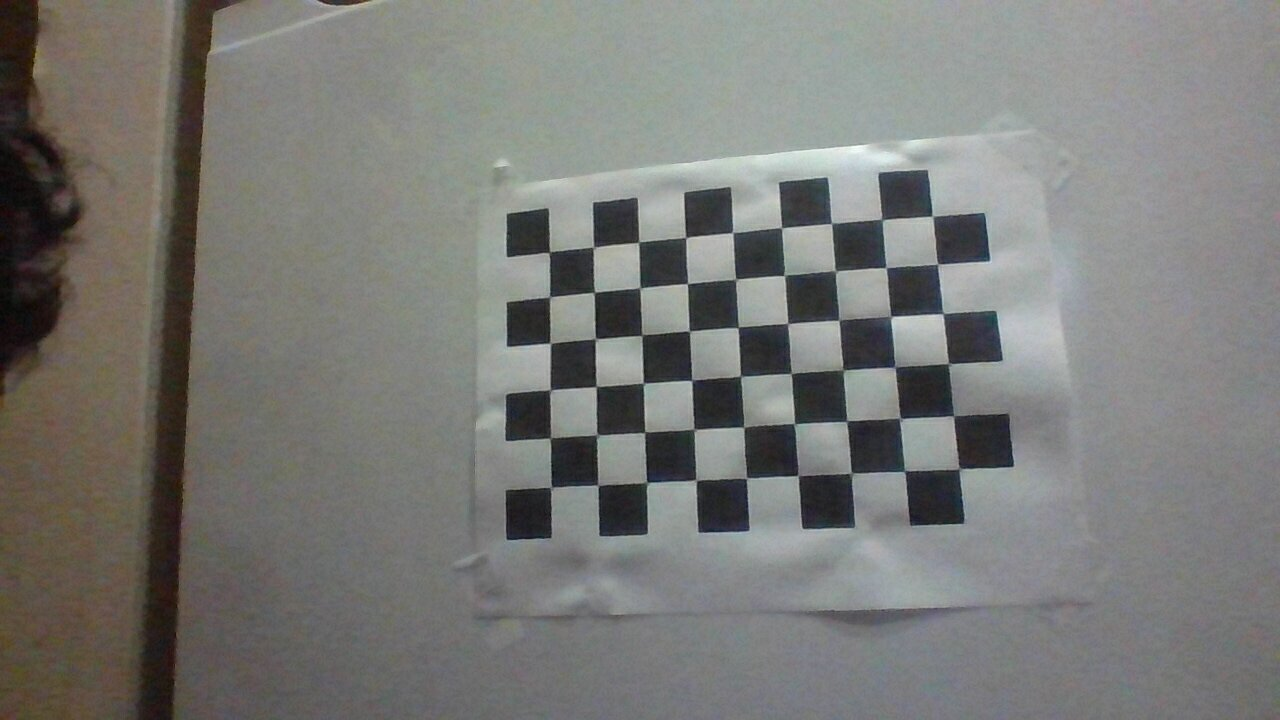
#> input picture ros/docker/lanefollowing/camera_cal/2024-03-05-233115.jpg, 1280 x 720 px; its folder holds 4 pictures in this run
$ python calibrateCam.py   (older library calls are emulated)
#> lines starting #> are read from the running program, lines starting #| are printed output that depends on the picture; after the words box and inside, x2 and y2 are one past the last pixel; in counts of white or black regions, pixels touching at a corner belong together
import os
import glob

import cv2
import numpy as np
import matplotlib.pyplot as plt

from moviepy.editor import VideoFileClip

NX = 9
NY = 6
CHESSBOARD_DIR = './camera_cal/*.jpg'


GRADIENT_THRESH = (20, 100)
S_CHANNEL_THRESH = (80, 255)
L_CHANNEL_THRESH = (80, 255)
B_CHANNEL_THRESH = (150, 200)
L2_CHANNEL_THRESH = (225, 255)

N_WINDOWS = 10
MARGIN = 100
RECENTER_MINPIX = 50

# Define conversions in x and y from pixels space to meters
YM_PER_PIX = 30 / 720 # meters per pixel in y dimension
XM_PER_PIX = 3.7 / 700 # meters per pixel in x dimension

global_vars = {
    'left_fit': None,
    'right_fit': None,
    'left_fitx': None,
    'right_fitx': None,
    'co': 0
}
CO_THRES = 5
PIXEL_THRES = 600


# grab chess baord corners
def chessboard_get_corners(imgs, nx, ny):
    """Return image and object points from set of chessboard images."""
    if not isinstance(imgs, list):
        raise ValueError("imgs parameters needs to be a list.")
    # Initialize 3D object points
    objp = np.zeros((nx*ny,3), np.float32)
    objp[:,:2] = np.mgrid[0:nx, 0:ny].T.reshape(-1, 2)
    imgps = []
    objps = []
    for img in imgs:
        # Convert image to grayscale
        gray = cv2.cvtColor(img, cv2.COLOR_BGR2GRAY)
        # Detect chessboard corners
        found, corners = cv2.findChessboardCorners(gray, (nx,ny), None)
        if not found:
            continue
        imgps.append(corners)
        objps.append(objp)
    return imgps, objps

# based on chessboard corners calibrate the camera
def chessboard_cam_calib(imgps, objps, img_size):
    """Returns camera calibration matrix and distortion coefficients"""
    ret, mtx, dist, rvecs, tvecs = cv2.calibrateCamera(objps, imgps, img_size, None, None)
    return mtx, dist

def seperate_hls(rgb_img):
    hls = cv2.cvtColor(rgb_img, cv2.COLOR_RGB2HLS)
    h = hls[:,:,0]
    l = hls[:,:,1]
    s = hls[:,:,2]
    return h, l, s

def seperate_lab(rgb_img):
    lab = cv2.cvtColor(rgb_img, cv2.COLOR_RGB2Lab)
    l = lab[:,:,0]
    a = lab[:,:,1]
    b = lab[:,:,2]
    return l, a, b

def seperate_luv(rgb_img):
    luv = cv2.cvtColor(rgb_img, cv2.COLOR_BGR2Luv)
    l = luv[:,:,0]
    u = luv[:,:,1]
    v = luv[:,:,2]
    return l, u, v

def binary_threshold_lab_luv(rgb_img, bthresh, lthresh):
    l, a, b = seperate_lab(rgb_img)
    l2, u, v = seperate_luv(rgb_img)
    binary = np.zeros_like(l)
    binary[
        ((b > bthresh[0]) & (b <= bthresh[1])) |
        ((l2 > lthresh[0]) & (l2 <= lthresh[1]))
    ] = 1
    return binary

# [8 lines left out: function binary_threshold_hls, not called in this run]

def gradient_threshold(channel, thresh):
    # Take the derivative in x
    sobelx = cv2.Sobel(channel, cv2.CV_64F, 1, 0)
    # Absolute x derivative to accentuate lines away from horizontal
    abs_sobelx = np.absolute(sobelx)
    scaled_sobel = np.uint8(255*abs_sobelx/np.max(abs_sobelx))
    # Threshold gradient channel
    sxbinary = np.zeros_like(scaled_sobel)
    sxbinary[(scaled_sobel >= thresh[0]) & (scaled_sobel <= thresh[1])] = 1
    return sxbinary

def histo_peak(histo):
    """Find left and right peaks of histogram"""
    midpoint = np.int32(histo.shape[0]/2)
    leftx_base = np.argmax(histo[:midpoint])
    rightx_base = np.argmax(histo[midpoint:]) + midpoint
    return leftx_base, rightx_base

def get_lane_indices_sliding_windows(binary_warped, leftx_base, rightx_base, n_windows, margin, recenter_minpix):
    """Get lane line pixel indices by using sliding window technique"""
    # Create an output image to draw on and  visualize the result
    out_img = np.dstack((binary_warped, binary_warped, binary_warped))*255
    out_img = out_img.copy()
    # Set height of windows
    window_height = np.int32(binary_warped.shape[0]/n_windows)

    # Identify the x and y positions of all nonzero pixels in the image
    nonzero = binary_warped.nonzero()
    nonzeroy = np.array(nonzero[0])
    nonzerox = np.array(nonzero[1])

    # Create empty lists to receive left and right lane pixel indices
    left_lane_inds = []
    right_lane_inds = []
    # Current positions to be updated for each window
    leftx_current = leftx_base
    rightx_current = rightx_base

    for window in range(n_windows):
        # Identify window boundaries in x and y (and right and left)
        win_y_low = binary_warped.shape[0] - (window + 1) * window_height
        win_y_high = binary_warped.shape[0] - window * window_height
        win_xleft_low = leftx_current - margin
        win_xleft_high = leftx_current + margin
        win_xright_low = rightx_current - margin
        win_xright_high = rightx_current + margin
        cv2.rectangle(out_img,(win_xleft_low,win_y_low),(win_xleft_high,win_y_high), (0,255,0), 2)
        cv2.rectangle(out_img,(win_xright_low,win_y_low),(win_xright_high,win_y_high), (0,255,0), 2)
        # Identify the nonzero pixels in x and y within the window
        good_left_inds = ((nonzeroy >= win_y_low) & (nonzeroy < win_y_high) &
                          (nonzerox >= win_xleft_low) &  (nonzerox < win_xleft_high)).nonzero()[0]
        good_right_inds = ((nonzeroy >= win_y_low) & (nonzeroy < win_y_high) &
                           (nonzerox >= win_xright_low) &  (nonzerox < win_xright_high)).nonzero()[0]
        # Append these indices to the lists
        left_lane_inds.append(good_left_inds)
        right_lane_inds.append(good_right_inds)
        # If you found > minpix pixels, recenter next window on their mean position
        if len(good_left_inds) > recenter_minpix:
            leftx_current = np.int32(np.mean(nonzerox[good_left_inds]))
        if len(good_right_inds) > recenter_minpix:
            rightx_current = np.int32(np.mean(nonzerox[good_right_inds]))

    # Concatenate the arrays of indices
    left_lane_inds = np.concatenate(left_lane_inds)
    right_lane_inds = np.concatenate(right_lane_inds)
    return left_lane_inds, right_lane_inds, nonzerox, nonzeroy, out_img

def get_lane_indices_from_prev_window(binary_warped, left_fit, right_fit, margin):
    """Detect lane line by searching around detection of previous sliding window detection"""
    nonzero = binary_warped.nonzero()
    nonzeroy = np.array(nonzero[0])
    nonzerox = np.array(nonzero[1])

    left_lane_inds = ((nonzerox > (left_fit[0]*(nonzeroy**2) + left_fit[1]*nonzeroy +
    left_fit[2] - margin)) & (nonzerox < (left_fit[0]*(nonzeroy**2) +
    left_fit[1]*nonzeroy + left_fit[2] + margin)))
    right_lane_inds = ((nonzerox > (right_fit[0]*(nonzeroy**2) + right_fit[1]*nonzeroy +
    right_fit[2] - margin)) & (nonzerox < (right_fit[0]*(nonzeroy**2) +
    right_fit[1]*nonzeroy + right_fit[2] + margin)))

    # Again, extract left and right line pixel positions
    leftx = nonzerox[left_lane_inds]
    lefty = nonzeroy[left_lane_inds]
    rightx = nonzerox[right_lane_inds]
    righty = nonzeroy[right_lane_inds]

    # Fit a second order polynomial to each
    left_fit = np.polyfit(lefty, leftx, 2)
    right_fit = np.polyfit(righty, rightx, 2)

    # Generate x and y values for plotting
    ploty = np.linspace(0, binary_warped.shape[0]-1, binary_warped.shape[0] )
    left_fitx = left_fit[0]*ploty**2 + left_fit[1]*ploty + left_fit[2]
    right_fitx = right_fit[0]*ploty**2 + right_fit[1]*ploty + right_fit[2]
    return left_lane_inds, right_lane_inds, ploty, left_fitx, right_fitx

def project_lane_line(original_image, binary_warped, ploty, left_fitx, right_fitx, m_inv):
    # Create an image to draw the lines on
    warp_zero = np.zeros_like(binary_warped).astype(np.uint8)
    color_warp = np.dstack((warp_zero, warp_zero, warp_zero))

    # Recast the x and y points into usable format for cv2.fillPoly()
    pts_left = np.array([np.transpose(np.vstack([left_fitx, ploty]))])
    pts_right = np.array([np.flipud(np.transpose(np.vstack([right_fitx, ploty])))])
    pts = np.hstack((pts_left, pts_right))

    # Draw the lane onto the warped blank image
    cv2.fillPoly(color_warp, np.int_([pts]), (0,255, 0))

    # Warp the blank back to original image space using inverse perspective matrix (Minv)
    newwarp = cv2.warpPerspective(color_warp, m_inv, (original_image.shape[1], original_image.shape[0]))

    # Combine the result with the original image
    result = cv2.addWeighted(original_image, 1, newwarp, 0.3, 0)
    return result

def calc_curvature(ploty, leftx, rightx, lefty, righty, unit="m"):
    """returns curvature in meters."""
    # Define y-value where we want radius of curvature
    # I'll choose the maximum y-value, corresponding to the bottom of the image
    y_eval = np.max(ploty)
    # Fit new polynomials to x,y in world space
    left_fit_cr = np.polyfit(lefty*YM_PER_PIX, leftx*XM_PER_PIX, 2)
    right_fit_cr = np.polyfit(righty*YM_PER_PIX, rightx*XM_PER_PIX, 2)
    # Calculate the new radii of curvature
    left_curvem = ((1 + (2*left_fit_cr[0]*y_eval*YM_PER_PIX + left_fit_cr[1])**2)**1.5) / np.absolute(2*left_fit_cr[0])
    right_curvem = ((1 + (2*right_fit_cr[0]*y_eval*YM_PER_PIX + right_fit_cr[1])**2)**1.5) / np.absolute(2*right_fit_cr[0])
    return left_curvem, right_curvem

def calc_car_pos(img, left_fit, right_fit):
    # Assuming camera is centered in the image, return position of car in cms.
    car_loc = img.shape[1] / 2

    # Find lane line bottom x-corrdinate
    height = img.shape[0]
    bottom_left = left_fit[0]*height**2 + left_fit[1]*height + left_fit[2]
    bottom_right = right_fit[0]*height**2 + right_fit[1]*height + right_fit[2]

    center_lane = (bottom_right - bottom_left)/2 + bottom_left
    center_offset = ( np.abs(car_loc) - np.abs(center_lane)) * XM_PER_PIX * 100
    return center_offset

MTX = None
DIST = None
M_INV = None
IMG_SIZE = None
M = None


# [38 lines left out: function run_pipeline, not called in this run]


def main():
    # Retrieve path to all chessboard images
    img_locs = glob.glob(CHESSBOARD_DIR)

    # Read all images into a list
    imgs = []
    for img_loc in img_locs:
        img = cv2.imread(img_loc)
#> img is the input picture: shape (720, 1280, 3); mean B, G, R 118.4, 121.6, 121.3
        imgs.append(img)

    # Get size of images using one image as a sample, with width as first element
    img_size = imgs[0].shape[::-1][1:]
#> img_size = (1280, 720)

    # Calibrate camera and retrieve calibration matrix and distortion coeddicients
    imgps, objps = chessboard_get_corners(imgs, NX, NY)
    MTX, DIST = chessboard_cam_calib(imgps, objps, img_size)
    # print(MTX)
    # Set up figure for plotting
    f, axarr = plt.subplots(len(imgs), 3)
    f.set_size_inches(15, 30)

    # Loop through images, undistory them, and draw corners on undistorted versions.
    for i, img in enumerate(imgs):
        # Set column headings on figure
        if i == 0:
            axarr[i, 0].set_title("Original Image")
            axarr[i, 1].set_title("Undistorted Image")
            axarr[i, 2].set_title("Corners Drawn")

        # Generate new undistorted image
        undist = cv2.undistort(img, MTX, DIST, None, MTX)
        # Generate new image with corner points drawn
        undist_copy = undist.copy()
        undist_grey = cv2.cvtColor(undist_copy, cv2.COLOR_BGR2GRAY)
        found, corners = cv2.findChessboardCorners(undist_grey, (NX, NY), None)
        if found:
            drawn = cv2.drawChessboardCorners(undist_copy, (NX, NY), corners, found)
        else:
            drawn = img

        # Plot images on figure
        axarr[i, 0].imshow(img)
        axarr[i, 0].axis('off')
        axarr[i, 1].imshow(undist)
        axarr[i, 1].axis('off')
        axarr[i, 2].imshow(drawn)
        axarr[i, 2].axis('off')
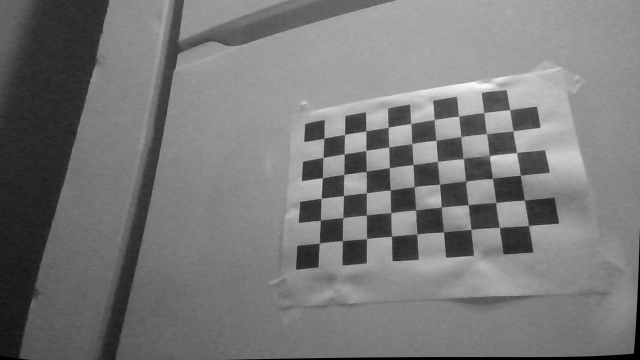
#> undist_grey: shape (720, 1280) (shown at 1/2 size); min 0, max 254, mean 120.4

    # if not "MTX" in globals():
    #     raise ValueError("Please run Main section above to generate required camera calibration coefficients.")

    TEST_IMG = "./test_images/curve_lines1.jpg"
    lane_test_img = cv2.imread(TEST_IMG)
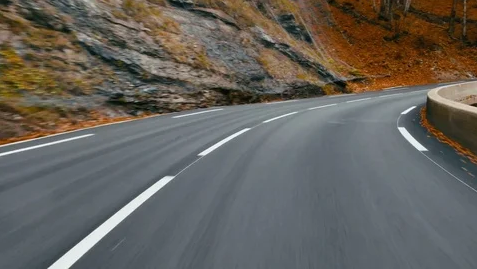
#> input picture ros/docker/lanefollowing/test_images/curve_lines1.jpg, 477 x 269 px
#> lane_test_img is the input picture: shape (269, 477, 3); mean B, G, R 91.8, 98.2, 101.8
    lane_test_img_rgb = cv2.cvtColor(lane_test_img, cv2.COLOR_BGR2RGB)
    lane_test_undist = cv2.undistort(lane_test_img_rgb, MTX, DIST, None, MTX)

    TEST_IMG2 = "./test_images/test1.jpg"
    lane_test_img2 = cv2.imread(TEST_IMG2)
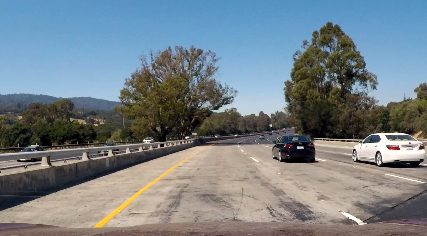
#> input picture ros/docker/lanefollowing/test_images/test1.jpg, 427 x 236 px
#> lane_test_img2 is the input picture: shape (236, 427, 3); mean B, G, R 135.5, 129.1, 118.3
    lane_test_img2_rgb = cv2.cvtColor(lane_test_img2, cv2.COLOR_BGR2RGB)
    lane_test_undist2 = cv2.undistort(lane_test_img2_rgb, MTX, DIST, None, MTX)

    f, axarr = plt.subplots(2,2)
    f.set_size_inches(17, 10)
    axarr[0, 0].imshow(lane_test_img_rgb)
    axarr[0, 1].imshow(lane_test_undist)
    axarr[0, 0].set_title("Original Image")
    axarr[0, 1].set_title("Undistorted Image")
    axarr[0, 0].axis('off')
    axarr[0, 1].axis('off')
    axarr[1, 0].imshow(lane_test_img2_rgb)
    axarr[1, 1].imshow(lane_test_undist2)
    axarr[1, 0].axis('off')
    axarr[1, 1].axis('off')

    # LAB and LUV channel threshold
    s_binary = binary_threshold_lab_luv(lane_test_undist, B_CHANNEL_THRESH, L2_CHANNEL_THRESH)
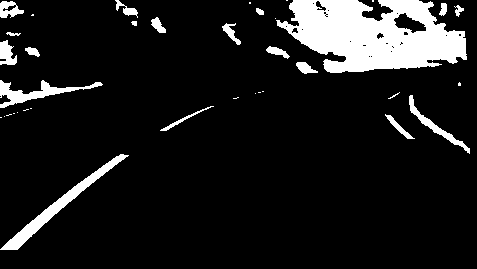
#> s_binary: shape (269, 477); values 0 (black) and 1 (white), 10.9% white; 37 white regions (18 under 20 px), largest, box (x1, y1, x2, y2) and area: (276, 0, 467, 73) 9238, (0, 154, 129, 250) 1433, (0, 80, 103, 108) 854
    s_binary2 = binary_threshold_lab_luv(lane_test_undist2, B_CHANNEL_THRESH, L2_CHANNEL_THRESH)
#> in seperate_lab (call 2), `l = lab[:,:,0]`:
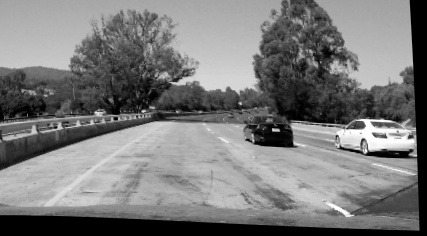
#> l: shape (236, 427); min 0, max 255, mean 122
#> in seperate_lab (call 2), `b = lab[:,:,2]`:
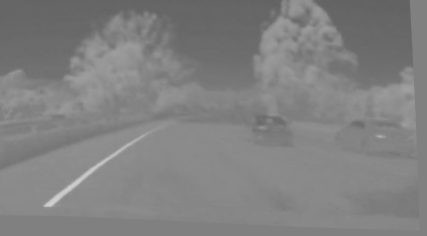
#> b: shape (236, 427); min 98, max 207, mean 128.9
#> in seperate_luv (call 2), `u = luv[:,:,1]`:
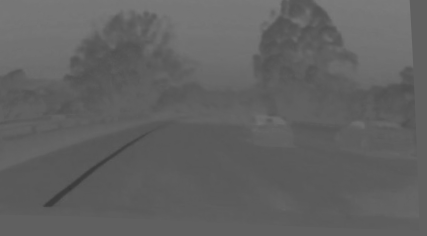
#> u: shape (236, 427); min 55, max 122, mean 97.2
#> s_binary2: shape (236, 427); values 0 (black) and 1 (white), 2.9% white; 61 white regions (40 under 20 px), largest, box (x1, y1, x2, y2) and area: (337, 119, 414, 149) 878, (43, 130, 154, 207) 580, (96, 43, 139, 78) 429
#> (the rest of the program and of its run is left out)
